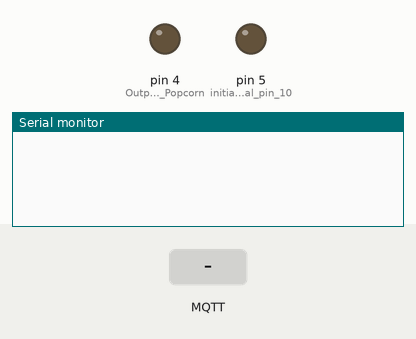
Recording of a sketch running on a simulated Arduino Uno, built with avr-gcc and run on an emulated ATmega328P. Shown: output pins drawn as LEDs (lit = HIGH), the last lines printed to the serial monitor. The inputs (shaded band) are chosen by the test bench. WiFi joins after 1.5 s; servers stay silent unless stated; no MQTT or app messages arrive unless stated.

Above: at 2.7 s.
2.8 s: MQTT message "ON" arrives on the first subscribed topic
At 3.5 s:
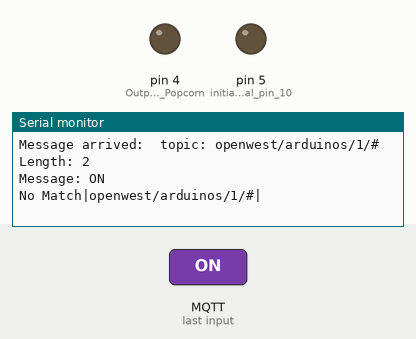
4.3 s: MQTT message "OFF" arrives on the first subscribed topic
At 4.37 s:
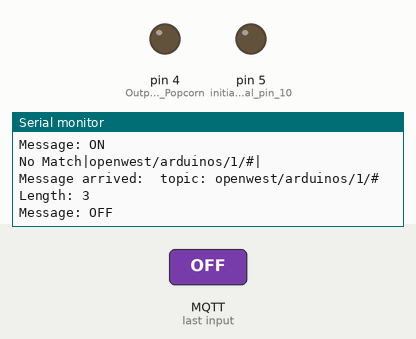
5.8 s: MQTT message "1" arrives on the first subscribed topic
At 5.87 s:
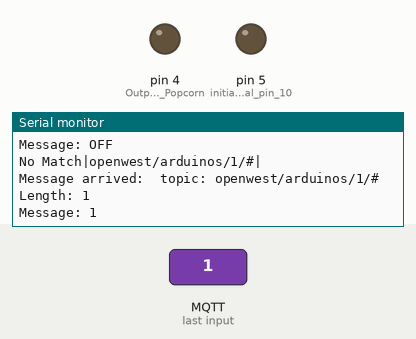

The sketch:

mqtt_control_demo.ino
```cpp
/*
  http://knolleary.net/arduino-client-for-mqtt/
  http://m2mio.tumblr.com/post/30048662088/a-simple-example-arduino-mqtt-m2m-io
*/

#include <SPI.h>
#include <Ethernet.h>
#include <PubSubClient.h>

// Update these with values suitable for your network.
byte mac[] = { 0x90, 0xA2, 0xDA, 0x00, 0x17, 0x1C };

EthernetClient ethClient;
PubSubClient client("192.168.1.104", 1883, callback, ethClient);

char message_buff[100];

void setup() {
  pinMode(5, OUTPUT);   // initialize digital pin 10 as an output.
  pinMode(4, OUTPUT);   // Output for Popcorn
  digitalWrite(4, LOW); // Turn Popcorn OFF
  digitalWrite(5, LOW); // Turn it OFF

  Serial.begin(9600);
  if (Ethernet.begin(mac) == 0) {
    Serial.println("DHCP Failed to configure");
    return;
  }

  if (client.connect("openwest-mqtt-arduino", "arduino", "b2cfa4183267af678ea06c7407d4d6d8")) {
    client.publish("openwest/arduinos/1/status", "Hello OpenWest (from Arduino)!");
    client.subscribe("openwest/arduinos/1/#");
  }
}

void loop() {
  client.loop();
}

// Callback function
void callback(char* topic, byte* payload, unsigned int length) {
  int p = 0;
  // create character buffer with ending null terminator (string)
  for (p = 0; p < length; p++) {
    message_buff[p] = payload[p];
  }
  message_buff[p] = '\0';
  String msgString = String(message_buff);


  Serial.println("Message arrived:  topic: " + String(topic));
  Serial.println("Length: " + String(length, DEC));
  Serial.println("Message: " + msgString);

  char ledTopic[100];
  strcpy(ledTopic, topic);

  if (String(ledTopic) == "openwest/arduinos/1/popcorn") {
    if (msgString == "ON") {
      digitalWrite(4, HIGH); // Popcorn
      digitalWrite(5, HIGH); // LED
      client.publish("openwest/arduinos/1/status", "Turning ON Popcorn");
      //Serial.println("Turning ON Popcorn");
    } else if (msgString == "OFF") {
      digitalWrite(4, LOW); // Popcorn
      digitalWrite(5, LOW); // LED
      client.publish("openwest/arduinos/1/status", "Turning OFF Popcorn");
      //Serial.println("Turning OFF Popcorn");
    } else {
      Serial.println("msgString not matching");
      delay(1000);
    }
  } else {
    Serial.print("No Match|");
    Serial.print(topic);
    Serial.print("|\n");
  }
}
```

Measured:
- after the input at 2.8 s, the serial monitor: prints a new line at once (image 1)
- after the input at 4.3 s, the serial monitor: prints a new line after 0.05 s (image 2)
- after the input at 5.8 s, the serial monitor: prints a new line after 0.05 s (image 3)
